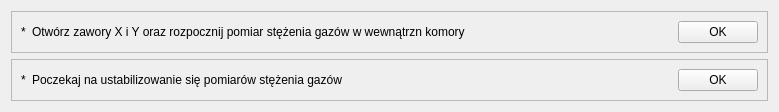
<?xml version="1.0" encoding="UTF-8"?>
<ui version="4.0">
 <class>NowyTest_5</class>
 <widget class="TestPage" name="NowyTest_5">
  <property name="geometry">
   <rect>
    <x>0</x>
    <y>0</y>
    <width>779</width>
    <height>95</height>
   </rect>
  </property>
  <property name="windowTitle">
   <string>WizardPage</string>
  </property>
  <property name="title" stdset="0">
   <string>Rozpoczęcie pomiarów</string>
  </property>
  <property name="subTitle" stdset="0">
   <string>Stanowisko jest gotowe do rozpoczęcia pomiarów.</string>
  </property>
  <property name="buttonName" stdset="0">
   <string>Dalej</string>
  </property>
  <layout class="QVBoxLayout" name="verticalLayout">
   <item>
    <widget class="QFrame" name="frame_1">
     <property name="frameShape">
      <enum>QFrame::StyledPanel</enum>
     </property>
     <property name="frameShadow">
      <enum>QFrame::Raised</enum>
     </property>
     <layout class="QHBoxLayout" name="horizontalLayout">
      <item>
       <widget class="QLabel" name="arrow_1">
        <property name="text">
         <string>*</string>
        </property>
       </widget>
      </item>
      <item>
       <widget class="QLabel" name="txt_1">
        <property name="text">
         <string>Otwórz zawory X i Y oraz rozpocznij pomiar stężenia gazów w wewnątrzn komory</string>
        </property>
       </widget>
      </item>
      <item>
       <spacer name="horizontalSpacer">
        <property name="orientation">
         <enum>Qt::Horizontal</enum>
        </property>
        <property name="sizeHint" stdset="0">
         <size>
          <width>332</width>
          <height>20</height>
         </size>
        </property>
       </spacer>
      </item>
      <item>
       <widget class="QPushButton" name="pbOK_1">
        <property name="text">
         <string>OK</string>
        </property>
       </widget>
      </item>
     </layout>
    </widget>
   </item>
   <item>
    <widget class="QFrame" name="frame_2">
     <property name="frameShape">
      <enum>QFrame::StyledPanel</enum>
     </property>
     <property name="frameShadow">
      <enum>QFrame::Raised</enum>
     </property>
     <layout class="QHBoxLayout" name="horizontalLayout_2">
      <item>
       <widget class="QLabel" name="arrow_2">
        <property name="text">
         <string>*</string>
        </property>
       </widget>
      </item>
      <item>
       <widget class="QLabel" name="txt_2">
        <property name="text">
         <string>Poczekaj na ustabilizowanie się pomiarów stężenia gazów</string>
        </property>
       </widget>
      </item>
      <item>
       <spacer name="horizontalSpacer_2">
        <property name="orientation">
         <enum>Qt::Horizontal</enum>
        </property>
        <property name="sizeHint" stdset="0">
         <size>
          <width>426</width>
          <height>20</height>
         </size>
        </property>
       </spacer>
      </item>
      <item>
       <widget class="QPushButton" name="pbOK_2">
        <property name="text">
         <string>OK</string>
        </property>
       </widget>
      </item>
     </layout>
    </widget>
   </item>
  </layout>
 </widget>
 <customwidgets>
  <customwidget>
   <class>TestPage</class>
   <extends>QWidget</extends>
   <header>testpage.h</header>
   <container>1</container>
  </customwidget>
 </customwidgets>
 <resources/>
 <connections/>
</ui>
